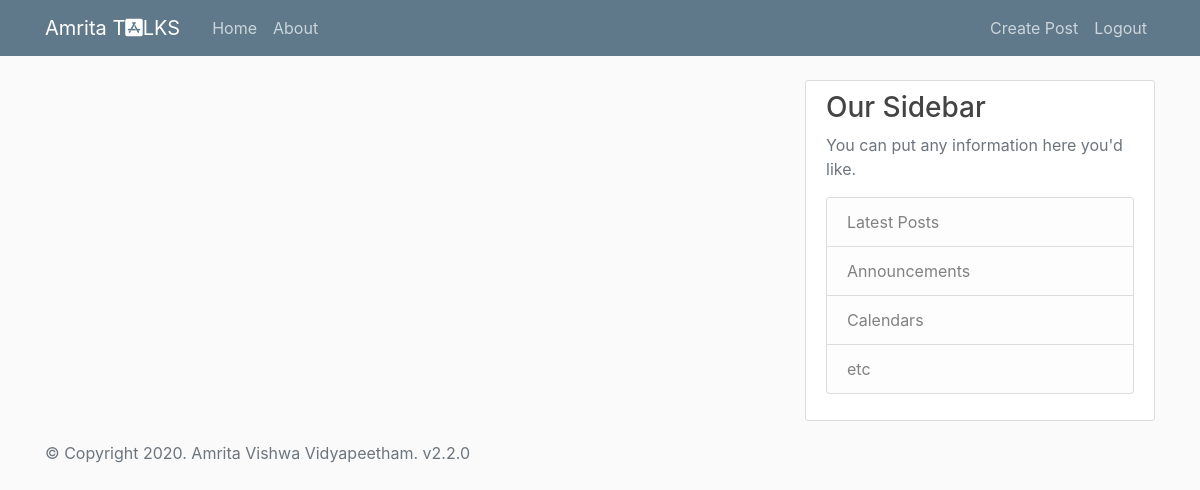
The page /home (signed in) on the database as committed earlier.
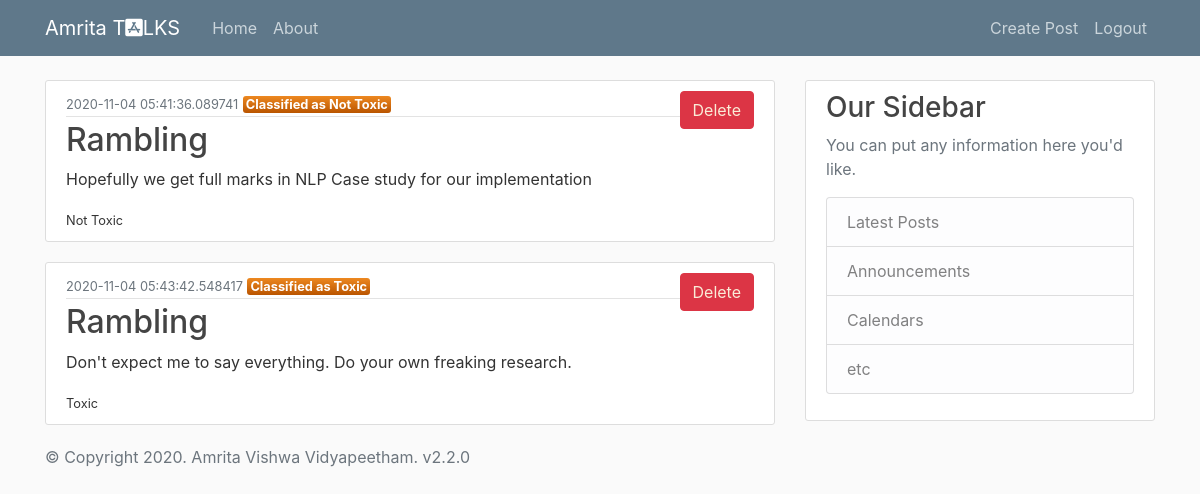
The same page on the database as committed later.
### app.py (models this page shows, shortened)
class Post(db.Model):
    id = db.Column(db.Integer, primary_key=True)
    title = db.Column(db.String(100), nullable=False)
    date_posted = db.Column(db.DateTime, nullable=False, default=datetime.utcnow)
    content = db.Column(db.Text, nullable=False)
    sentiment = db.Column(db.Text)
    user_id = db.Column(db.Integer, db.ForeignKey('user.id'), nullable=False)

### app.py (the view)
@app.route("/")
@app.route("/home")
@login_required
def home():
    update()
    return render_template("home.html",posts=posts)

### app.py (called while the page is built)
def login_required(f):
    @wraps(f)
    def wrap(*args, **kwargs):
        if 'logged_in' in session:
            return f(*args, **kwargs)
        else:
            flash('You need to login first.','danger')
            return redirect(url_for('login'))
    return wrap

def row2dict(row):
    d = {}
    for column in row.__table__.columns:
        if(column.name=='user_id'):
            if(db.session.query(User).filter_by(id=int(str(getattr(row, column.name)))).first()!=None):
                d["author"] =   str(db.session.query(User).filter_by(id=int(str(getattr(row, column.name)))).first().username)
        else:
            d[column.name] = str(getattr(row, column.name))
    return d

def update():
    posts.clear()
    for i in db.session.query(Post).all():
        posts.append(row2dict(i))

### templates/home.html (shortened to what this page needs)
{% extends "layout.html" %}
{% block content2 %}
            <div class="navbar-nav">
                <a class="nav-item nav-link" href="/create">Create Post</a>
                <a class="nav-item nav-link" href="/logout">Logout</a>
            </div>
{% endblock content2 %}
{% block content %}
    {% for post in posts %}
        <article class="media content-section">
            <div class="media-body">
                <div class="article-metadata">
                    <small class="text-muted">{{post.date_posted}}</small>
                    <small class="badge-black">Classified as {{post.sentiment}}</small>
                    <button style="float:right" type="button" class="btn btn-danger" >
                    <a href="/deletePost/{{post.id}}" style="color: antiquewhite;">Delete</a>
                    </button>
                </div>
                <h2>{{post.title}}</h2>
                <p class="">{{post.content}}</p>
                <small class={{post.sentiment}}>{{post.sentiment}}</small>
            </div>
        </article>
    {% endfor %}
{% endblock content%}

Rows that differ between the two databases and show on the page:
added Post: date_posted "2020-11-04 05:41:36.089741", sentiment "Not Toxic", title "Rambling", content "Hopefully we get full marks in NLP Case study for our implementation"
added Post: date_posted "2020-11-04 05:43:42.548417", sentiment "Toxic", title "Rambling", content "Don't expect me to say everything. Do your own freaking research."
